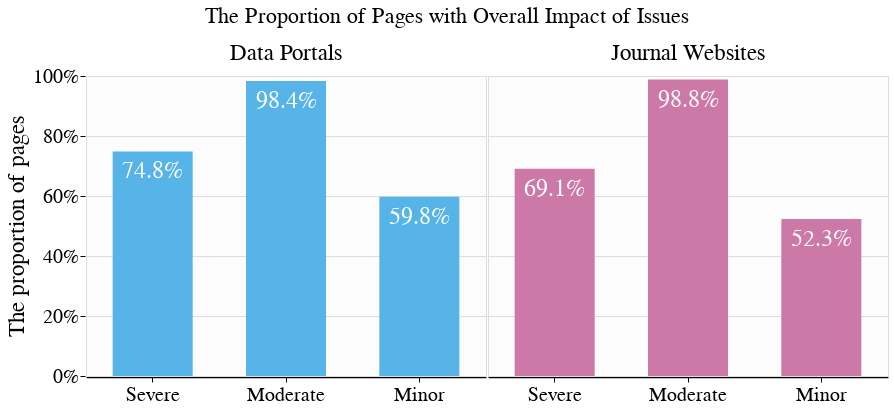

The cell this chart's notebook holds for it:
### Code cell
base = alt.Chart(
    labels_criticality
).mark_bar(size=80).encode(
    alt.X("issue_overall_impact", title=None).scale(domain=['Severe', 'Moderate', 'Minor']).axis(labelAngle=0),
    alt.Y("proportion", title='The proportion of pages').axis(format='%', tickCount=6).scale(domain=[0, 1]),
    alt.Color("resource_category", title=None, legend=None).scale(domain=list(COLORS.keys()), range=list(COLORS.values()))
).properties(
    height=300,
    width=400
)

text = base.mark_text(dy=20, size=24).encode(
    alt.Text("proportion", format='.1%'),
    color=alt.value('white')
)

plot = alt.layer(base, text).facet(column=alt.Column("resource_category", title=None), spacing=0).properties(
    title={
        "text": 'The Proportion of Pages with Overall Impact of Issues',
        "dy": -10
    }
)

"""
Save for the manuscript figures and website plots
"""
NAME = 'issues-overall-impact'
plot.save(f'../data/{TIME_STAMP_FOLDER_NAME}/figures/{NAME}.png', scale_factor=8)
plot.save(f'../data/{TIME_STAMP_FOLDER_NAME}/website/{NAME}.json')

plot

### Figure 1 — Vega-Lite specification as saved in the notebook (floating-point values rounded to 4 significant figures)
{"config": {"title": {"dy": 1, "fontSize": 22, "fontWeight": 400, "align": "center", "anchor": "middle", "subtitleColor": "grey", "subtitleFontSize": 22}, "view": {"fill": "#FCFCFC"}, "header": {"titleFontSize": 23, "labelFontSize": 23, "labelFontWeight": 400}, "axis": {"titleFontSize": 23, "titleFontWeight": 400, "labelFontSize": 20, "labelFontWeight": 400, "labelLimit": 1000, "domainWidth": 1.5, "domainColor": "black", "tickColor": "black", "domain": false}, "axisX": {"domain": true}, "legend": {"titleFontSize": 23, "titleFontWeight": 400, "labelFontSize": 23, "labelLimit": 1000, "strokeColor": "#F4F6F7", "padding": 15}}, "data": {"name": "data-38940064e5bf7a74507a987fbb3c1640"}, "facet": {"column": {"field": "resource_category", "title": null, "type": "nominal"}}, "spec": {"layer": [{"mark": {"type": "bar", "size": 80}, "encoding": {"color": {"field": "resource_category", "legend": null, "scale": {"domain": ["Data Portals", "Journal Websites", "US Government Websites"], "range": ["#56B4E9", "#CC79A7", "#009E73"]}, "title": null, "type": "nominal"}, "x": {"axis": {"labelAngle": 0}, "field": "issue_overall_impact", "scale": {"domain": ["Severe", "Moderate", "Minor"]}, "title": null, "type": "nominal"}, "y": {"axis": {"format": "%", "tickCount": 6}, "field": "proportion", "scale": {"domain": [0, 1]}, "title": "The proportion of pages", "type": "quantitative"}}}, {"mark": {"type": "text", "dy": 20, "size": 24}, "encoding": {"color": {"value": "white"}, "text": {"field": "proportion", "format": ".1%", "type": "quantitative"}, "x": {"axis": {"labelAngle": 0}, "field": "issue_overall_impact", "scale": {"domain": ["Severe", "Moderate", "Minor"]}, "title": null, "type": "nominal"}, "y": {"axis": {"format": "%", "tickCount": 6}, "field": "proportion", "scale": {"domain": [0, 1]}, "title": "The proportion of pages", "type": "quantitative"}}}], "height": 300, "width": 400}, "spacing": 0, "title": {"text": "The Proportion of Pages with Overall Impact of Issues", "dy": -10}, "$schema": "https://vega.github.io/schema/vega-lite/v5.15.1.json", "datasets": {"data-38940064e5bf7a74507a987fbb3c1640": [{"resource_category": "Data Portals", "issue_overall_impact": "Severe", "issue_exist": 2329, "proportion": 0.7484}, {"resource_category": "Data Portals", "issue_overall_impact": "Minor", "issue_exist": 1860, "proportion": 0.5977}, {"resource_category": "Data Portals", "issue_overall_impact": "Moderate", "issue_exist": 3061, "proportion": 0.9836}, {"resource_category": "Journal Websites", "issue_overall_impact": "Severe", "issue_exist": 3521, "proportion": 0.6905}, {"resource_category": "Journal Websites", "issue_overall_impact": "Minor", "issue_exist": 2668, "proportion": 0.5232}, {"resource_category": "Journal Websites", "issue_overall_impact": "Moderate", "issue_exist": 5038, "proportion": 0.988}]}}
